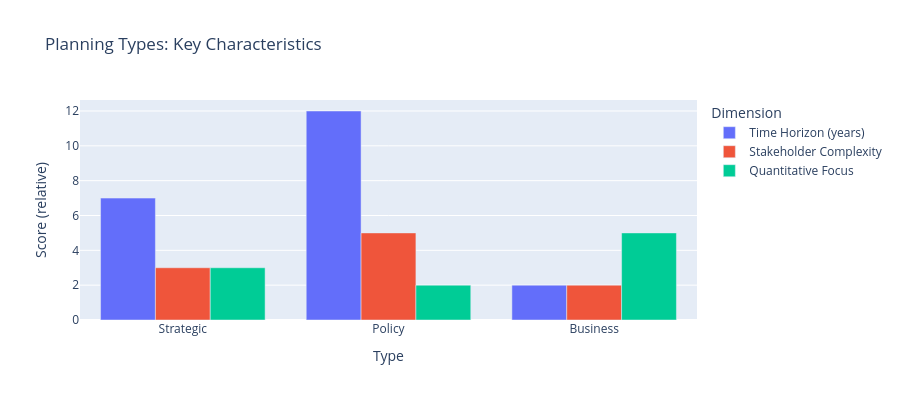

The cell this chart's notebook holds for it:
### Markdown cell above
---

## 1.3 기획의 유형

### 세 가지 주요 유형

| 유형 | 주체 | 시간 지평 | 핵심 질문 | 성공 기준 |
| --- | --- | --- | --- | --- |
| **전략기획** | 기업, NGO | 3-10년 | 어디로 갈 것인가? | 경쟁 우위 |
| **정책기획** | 정부 | 5-20년 | 어떤 문제를 해결할 것인가? | 사회적 가치 |
| **사업기획** | 프로젝트팀 | 1-3년 | 이것이 실현 가능한가? | ROI |

### Code cell
# 시각화: 기획 유형 비교

planning_types = pd.DataFrame({
    'Type': ['Strategic', 'Policy', 'Business'],
    'Time Horizon (years)': [7, 12, 2],
    'Stakeholder Complexity': [3, 5, 2],
    'Quantitative Focus': [3, 2, 5]
})

fig = px.bar(planning_types, x='Type',
             y=['Time Horizon (years)', 'Stakeholder Complexity', 'Quantitative Focus'],
             barmode='group',
             title='Planning Types: Key Characteristics',
             labels={'value': 'Score (relative)', 'variable': 'Dimension'})

fig.update_layout(height=400)
fig.show()

print("핵심 차이점:")
print("  - 전략기획: 장기적, 경쟁 우위 중심")
print("  - 정책기획: 초장기적, 다양한 이해관계자")
print("  - 사업기획: 단기적, ROI 중심, 정량적")

### Figure 1 — Plotly figure (JSON) as saved in the notebook; plotly's stock layout.template omitted (floating-point values rounded to 4 significant figures)
{"data": [{"alignmentgroup": "True", "hovertemplate": "Dimension=Time Horizon (years)<br>Type=%{x}<br>Score (relative)=%{y}<extra></extra>", "legendgroup": "Time Horizon (years)", "marker": {"color": "#636efa", "pattern": {"shape": ""}}, "name": "Time Horizon (years)", "offsetgroup": "Time Horizon (years)", "orientation": "v", "showlegend": true, "textposition": "auto", "type": "bar", "x": ["Strategic", "Policy", "Business"], "xaxis": "x", "y": [7, 12, 2], "yaxis": "y"}, {"alignmentgroup": "True", "hovertemplate": "Dimension=Stakeholder Complexity<br>Type=%{x}<br>Score (relative)=%{y}<extra></extra>", "legendgroup": "Stakeholder Complexity", "marker": {"color": "#EF553B", "pattern": {"shape": ""}}, "name": "Stakeholder Complexity", "offsetgroup": "Stakeholder Complexity", "orientation": "v", "showlegend": true, "textposition": "auto", "type": "bar", "x": ["Strategic", "Policy", "Business"], "xaxis": "x", "y": [3, 5, 2], "yaxis": "y"}, {"alignmentgroup": "True", "hovertemplate": "Dimension=Quantitative Focus<br>Type=%{x}<br>Score (relative)=%{y}<extra></extra>", "legendgroup": "Quantitative Focus", "marker": {"color": "#00cc96", "pattern": {"shape": ""}}, "name": "Quantitative Focus", "offsetgroup": "Quantitative Focus", "orientation": "v", "showlegend": true, "textposition": "auto", "type": "bar", "x": ["Strategic", "Policy", "Business"], "xaxis": "x", "y": [3, 2, 5], "yaxis": "y"}], "layout": {"barmode": "group", "height": 400, "legend": {"title": {"text": "Dimension"}, "tracegroupgap": 0}, "title": {"text": "Planning Types: Key Characteristics"}, "xaxis": {"anchor": "y", "domain": [0, 1], "title": {"text": "Type"}}, "yaxis": {"anchor": "x", "domain": [0, 1], "title": {"text": "Score (relative)"}}}}
